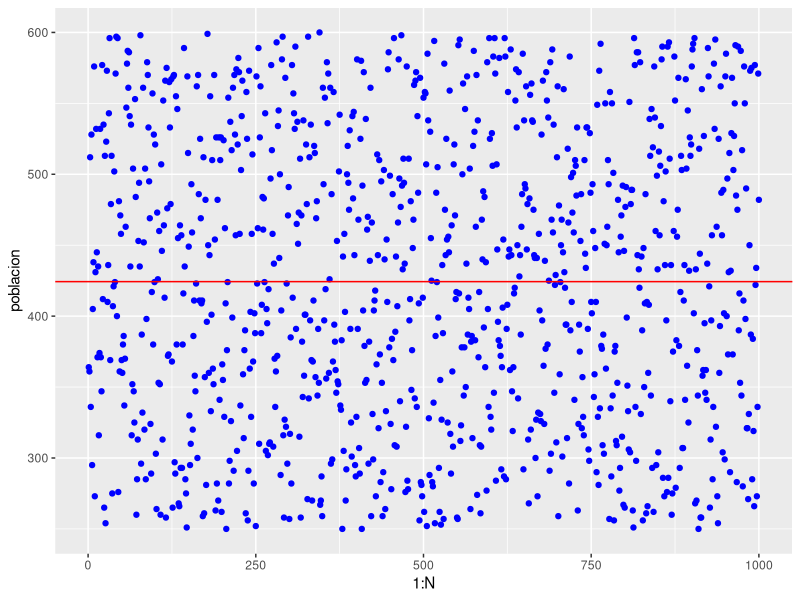

This chart was generated by the following R code:
## ---- chunk 1
library(ggplot2)

## ---- chunk 2
set.seed(022022) 
## ---- chunk 3
poblacion <- sample(x = 250:600, 
                    size = 1000, 
                    replace = TRUE)   # Sacar una muestra
poblacion

## ---- chunk 4
N <- length(poblacion)
N

## ---- chunk 5
n <- N * 0.10 
muestra <- sample(x = poblacion, size = n, replace = TRUE)
muestra

## ---- chunk 6
media.p <- mean(poblacion)
media.p

## ---- chunk 7
media.m <- mean(muestra)
media.m


## ---- chunk 8
str(poblacion)
str(muestra)

## ---- chunk 9
summary(poblacion)
summary(muestra)

## ---- chunk 10
ggplot()+
  geom_point(aes(x = 1:N, y = poblacion), col='blue') + 
  geom_hline(yintercept = media.p, col='red')

